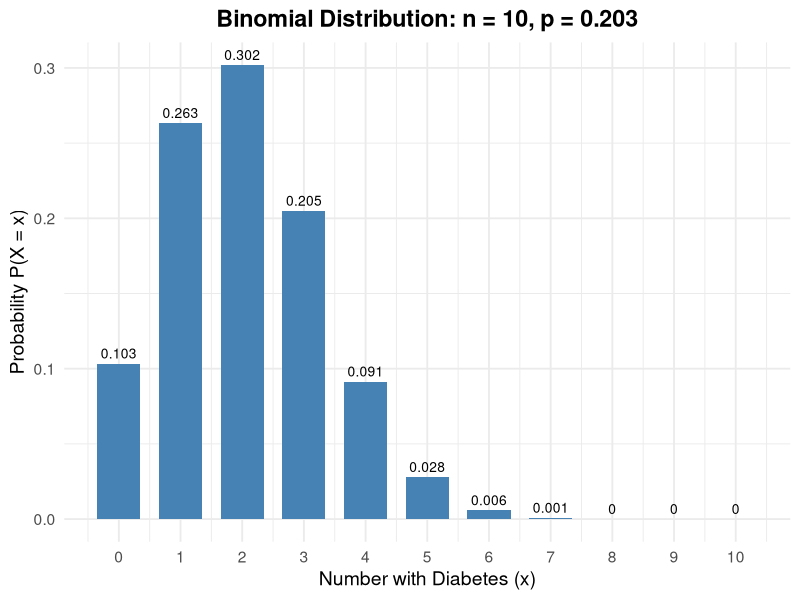
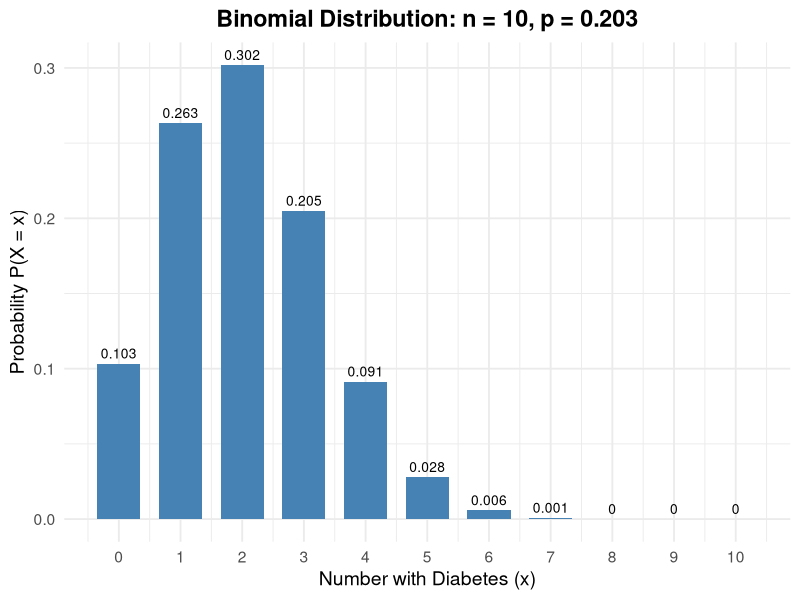

The R script that drew these images, in order:
## ---- chunk 1
#| label: setup
#| include: false

library(tidyverse)
library(knitr)

# Set theme for plots
theme_set(theme_bw(base_size = 16))
## ---- chunk 2
dbinom(x = 4, size = 10, prob = 0.203)
## ---- chunk 3
pbinom(q = 3, size = 10, prob = 0.203)
## ---- chunk 4
1 - pbinom(q = 4, size = 10, prob = 0.203)
## ---- chunk 5
pbinom(q = 4, size = 10, prob = 0.203, lower.tail = FALSE)
## ---- chunk 6
#| echo: false
#| fig-width: 10
#| fig-height: 5

# Create data for binomial distribution
x <- 0:10
probs <- dbinom(x, size = 10, prob = 0.203)

# Create dataframe
binom_data <- data.frame(x = x, probability = probs)

# Create bar plot
ggplot(binom_data, aes(x = x, y = probability)) +
  geom_col(fill = "steelblue", width = 0.7) +
  geom_text(aes(label = round(probability, 3)), 
            vjust = -0.5, size = 3.5) +
  scale_x_continuous(breaks = 0:10) +
  labs(
    title = "Binomial Distribution: n = 10, p = 0.203",
    x = "Number with Diabetes (x)",
    y = "Probability P(X = x)"
  ) +
  theme_minimal(base_size = 14) +
  theme(plot.title = element_text(hjust = 0.5, face = "bold"))
## ---- chunk 7
# Calculate P(X=0), P(X=1), P(X=2), P(X=3)

x <- 0:3

probs <- dbinom(x, size = 3, prob = 0.203)

data.frame(x = x, probability = round(probs, 3))
## ---- chunk 8
# P(X = 4)
dbinom(x = 4, size = 10, prob = 0.203)
## ---- chunk 9
dbinom(x = 4, size = 10, prob = 0.203)
## ---- chunk 10
pbinom(q = 3, size = 10, prob = 0.203)
## ---- chunk 11
1 - pbinom(q = 4, size = 10, prob = 0.203)
## ---- chunk 12
pbinom(q = 4, size = 10, prob = 0.203, lower.tail = FALSE)
## ---- chunk 13
#| echo: false
#| fig-width: 10
#| fig-height: 5

# Create data for binomial distribution
x <- 0:10
probs <- dbinom(x, size = 10, prob = 0.203)

# Create dataframe
binom_data <- data.frame(x = x, probability = probs)

# Create bar plot
ggplot(binom_data, aes(x = x, y = probability)) +
  geom_col(fill = "steelblue", width = 0.7) +
  geom_text(aes(label = round(probability, 3)), 
            vjust = -0.5, size = 3.5) +
  scale_x_continuous(breaks = 0:10) +
  labs(
    title = "Binomial Distribution: n = 10, p = 0.203",
    x = "Number with Diabetes (x)",
    y = "Probability P(X = x)"
  ) +
  theme_minimal(base_size = 14) +
  theme(plot.title = element_text(hjust = 0.5, face = "bold"))
